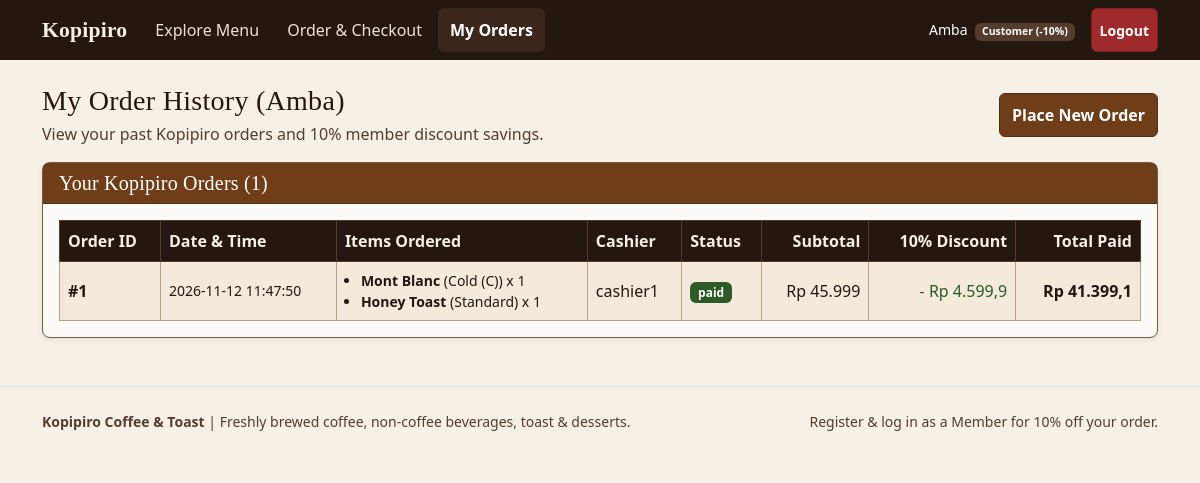
/my_orders.php (signed in), run on the app's committed database.
### tables this page shows
CREATE TABLE `orders` (
    `id` INT AUTO_INCREMENT PRIMARY KEY,
    `order_code` VARCHAR(30) DEFAULT NULL UNIQUE,
    `user_id` INT DEFAULT NULL,
    `member_id` INT DEFAULT NULL,
    `customer_name` VARCHAR(100) NOT NULL,
    `is_member` TINYINT(1) NOT NULL DEFAULT 0,
    `cashier_id` INT DEFAULT NULL,
    `status` VARCHAR(20) NOT NULL DEFAULT 'paid',
    `subtotal` DECIMAL(12, 2) NOT NULL DEFAULT 0,
    `discount` DECIMAL(12, 2) NOT NULL DEFAULT 0,
    `total` DECIMAL(12, 2) NOT NULL DEFAULT 0,
    `created_at` TIMESTAMP DEFAULT CURRENT_TIMESTAMP,
    INDEX `idx_orders_status_date` (`status`, `created_at`),
    CONSTRAINT `fk_orders_user` FOREIGN KEY (`user_id`) REFERENCES `users`(`id`) ON DELETE SET NULL,
    CONSTRAINT `fk_orders_member` FOREIGN KEY (`member_id`) REFERENCES `members`(`id`) ON DELETE SET NULL,
    CONSTRAINT `fk_orders_cashier` FOREIGN KEY (`cashier_id`) REFERENCES `users`(`id`) ON DELETE SET NULL
);

CREATE TABLE `order_items` (
    `id` INT AUTO_INCREMENT PRIMARY KEY,
    `order_id` INT NOT NULL,
    `product_id` INT DEFAULT NULL,
    `product_name` VARCHAR(150) NOT NULL,
    `category` VARCHAR(50) NOT NULL DEFAULT 'Coffee',
    `variant` VARCHAR(60) NOT NULL DEFAULT '',
    `qty` INT NOT NULL DEFAULT 1,
    `unit_price` DECIMAL(12, 2) NOT NULL DEFAULT 0,
    `discount_amount` DECIMAL(12, 2) NOT NULL DEFAULT 0,
    `final_unit_price` DECIMAL(12, 2) NOT NULL DEFAULT 0,
    `line_total` DECIMAL(12, 2) NOT NULL DEFAULT 0,
    INDEX `idx_order_items_category` (`category`),
    CONSTRAINT `fk_order_items_order` FOREIGN KEY (`order_id`) REFERENCES `orders`(`id`) ON DELETE CASCADE,
    CONSTRAINT `fk_order_items_product` FOREIGN KEY (`product_id`) REFERENCES `product`(`id`) ON DELETE SET NULL
);

CREATE TABLE `users` (
    `id` INT AUTO_INCREMENT PRIMARY KEY,
    `username` VARCHAR(50) NOT NULL UNIQUE,
    `name` VARCHAR(100) NOT NULL DEFAULT '',
    `email` VARCHAR(120) DEFAULT NULL UNIQUE,
    `password` VARCHAR(255) NOT NULL,
    `password_hash` VARCHAR(255) NOT NULL DEFAULT '',
    `role` ENUM('admin', 'owner', 'cashier', 'customer') NOT NULL DEFAULT 'customer',
    `created_at` TIMESTAMP DEFAULT CURRENT_TIMESTAMP,
    INDEX `idx_users_role` (`role`)
);

### config.php (called while the page is built, shortened)
<?php
function format_rp($amount) {
    $num = (float)$amount;
    if (floor($num) != $num) {
        return "Rp " . number_format($num, 1, ',', '.');
    }
    return "Rp " . number_format($num, 0, ',', '.');
}
?>

### my_orders.php (the view, shortened to what this page needs)
<?php
include 'config.php';
$uid = (int)$_SESSION['user_id'];
$uname = $_SESSION['username'] ?? '';
$stmt = mysqli_prepare($conn, "SELECT o.*, u.username AS cashier_username
                               FROM orders o
                               LEFT JOIN users u ON o.cashier_id = u.id
                               WHERE o.user_id = ? OR o.customer_name = ?
                               ORDER BY o.id DESC");
mysqli_stmt_bind_param($stmt, "is", $uid, $uname);
mysqli_stmt_execute($stmt);
$res = mysqli_stmt_get_result($stmt);
$my_orders = [];
while ($r = mysqli_fetch_assoc($res)) {
    $my_orders[] = $r;
}
$items_map = [];
$oi_res = mysqli_query($conn, "SELECT * FROM order_items ORDER BY id ASC");
if ($oi_res) {
    while ($oi = mysqli_fetch_assoc($oi_res)) {
        $items_map[(int)$oi['order_id']][] = $oi;
    }
}
?>
<!DOCTYPE html>
<html lang="en">
<head>
    <link href="https://cdn.jsdelivr.net/npm/bootstrap@5.3.0/dist/css/bootstrap.min.css" rel="stylesheet">
    <link href="style.css" rel="stylesheet">
</head>
<body>
    <?php include 'navbar.php'; ?>
    <main id="main-content" class="container mt-4">
        <div class="d-flex flex-column flex-md-row justify-content-between align-items-start align-items-md-center gap-2 mb-3">
            <div>
                <h1 class="h3 mb-1">My Order History (<?= htmlspecialchars($uname) ?>)</h1>
                <p class="text-muted mb-0">View your past Kopipiro orders and 10% member discount savings.</p>
            </div>
            <a href="order.php" class="btn btn-primary">Place New Order</a>
        </div>
        <div class="card shadow-sm">
            <div class="card-header bg-primary text-white">
                <h2 class="h5 mb-0">Your Kopipiro Orders (<?= count($my_orders) ?>)</h2>
            </div>
            <div class="card-body">
                <?php if (empty($my_orders)): ?>
                    <div class="text-center py-4">
                        <h3 class="h5">You have not placed any orders yet</h3>
                        <p class="text-muted mb-3">Explore the Kopipiro menu and place your first order with your 10% member discount.</p>
                        <a href="index.php" class="btn btn-primary">Explore Menu &amp; Order</a>
                    </div>
                <?php else: ?>
                    <div class="table-responsive">
                        <table class="table table-bordered table-striped align-middle mb-0">
                            <thead class="table-dark">
                                <tr>
                                    <th scope="col">Order ID</th>
                                    <th scope="col">Date &amp; Time</th>
                                    <th scope="col">Items Ordered</th>
                                    <th scope="col">Cashier</th>
                                    <th scope="col">Status</th>
                                    <th scope="col" class="text-end">Subtotal</th>
                                    <th scope="col" class="text-end">10% Discount</th>
                                    <th scope="col" class="text-end">Total Paid</th>
                                </tr>
                            </thead>
                            <tbody>
                                <?php foreach ($my_orders as $ord):
                                    $oid = (int)$ord['id'];
                                    $items = $items_map[$oid] ?? [];
                                ?>
                                <tr>
                                    <td class="fw-bold">#<?= $oid ?></td>
                                    <td class="small"><?= htmlspecialchars($ord['created_at']) ?></td>
                                    <td>
                                        <?php if (!empty($items)): ?>
                                            <ul class="mb-0 ps-3 small">
                                                <?php foreach ($items as $it): ?>
                                                    <li>
                                                        <strong><?= htmlspecialchars($it['product_name']) ?></strong>
                                                        (<?= htmlspecialchars($it['variant']) ?>) x <?= (int)$it['qty'] ?>
                                                    </li>
                                                <?php endforeach; ?>
                                            </ul>
                                        <?php else: ?>
                                            <span class="small text-muted">Order #<?= $oid ?></span>
                                        <?php endif; ?>
                                    </td>
                                    <td><?= htmlspecialchars($ord['cashier_username'] ?? 'Assigned') ?></td>
                                    <td><span class="badge bg-success"><?= htmlspecialchars($ord['status']) ?></span></td>
                                    <td class="text-end"><?= format_rp($ord['subtotal']) ?></td>
                                    <td class="text-end text-success">- <?= format_rp($ord['discount']) ?></td>
                                    <td class="text-end fw-bold"><?= format_rp($ord['total']) ?></td>
                                </tr>
                                <?php endforeach; ?>
                            </tbody>
                        </table>
                    </div>
                <?php endif; ?>
            </div>
        </div>
    </main>
    <?php include 'footer.php'; ?>
</body>
</html>

### style.css (style rules this page uses)
:root { --kp-bg: #f6f0e6; --kp-surface: #fdfbf7; --kp-surface-alt: #ede3d2; --kp-text: #231710; --kp-text-muted: #543d2e; --kp-border: #7a5c43; --kp-espresso: #231710; --kp-primary: #6f3e18; --kp-primary-hover: #562f11; --kp-success: #2d5a27; --kp-danger: #9e2a2b; --kp-focus: #6f3e18; }
*, *::before, *::after { box-sizing: border-box; }
html, body { overflow-x: hidden; background-color: var(--kp-bg) !important; color: var(--kp-text) !important; font-family: system-ui, -apple-system, "Segoe UI", Roboto, "Helvetica Neue", Arial, sans-serif; font-size: clamp(0.95rem, 0.9rem + 0.2vw, 1rem); line-height: 1.5; }
h1, h2, h3, .h3, .h4, .h5, .navbar-brand { font-family: Georgia, "Times New Roman", Times, serif; letter-spacing: 0.01em; }
a[href], button, summary, select, label[for], input[type="checkbox"], input[type="radio"], [role="button"], [role="tab"], [role="switch"] { cursor: pointer; }
.btn, .form-control, .form-select, .nav-link { min-height: 44px; display: inline-flex; align-items: center; }
.btn { justify-content: center; font-weight: 600; border-radius: 0.375rem; }
.btn-primary, .bg-primary { background-color: var(--kp-primary) !important; border-color: var(--kp-primary-hover) !important; color: #ffffff !important; }
.btn-success, .bg-success { background-color: var(--kp-success) !important; border-color: #22441d !important; color: #ffffff !important; }
.text-success { color: var(--kp-success) !important; }
.text-muted { color: var(--kp-text-muted) !important; }
.card { background-color: var(--kp-surface); color: var(--kp-text); border: 1.5px solid var(--kp-border); border-radius: 0.5rem; }
.card-header { border-bottom: 1.5px solid var(--kp-border); }
.table { --bs-table-bg: #fdfbf7; --bs-table-striped-bg: #f3eadc; --bs-table-hover-bg: #eadcc7; --bs-table-color: #231710; --bs-table-striped-color: #231710; --bs-table-hover-color: #231710; --bs-table-border-color: #b89f86; color: var(--kp-text); border-color: #b89f86; }
.table-dark { --bs-table-bg: #231710; --bs-table-color: #f6f0e6; --bs-table-border-color: #543d2e; }

### data on the page
orders: id "1", created_at "2026-11-12 11:47:50", cashier.username "cashier1", status "paid", subtotal "Rp 45.999", discount "Rp 4.599,9", total "Rp 41.399,1"
order_items: product_name "Mont Blanc", variant "Cold (C)", qty "1"
order_items: product_name "Honey Toast", variant "Standard", qty "1"

### other printed values
$_SESSION['username'] "Amba"
$role_display "Customer (-10%)"
$uname "Amba"
count($my_orders) "1"
